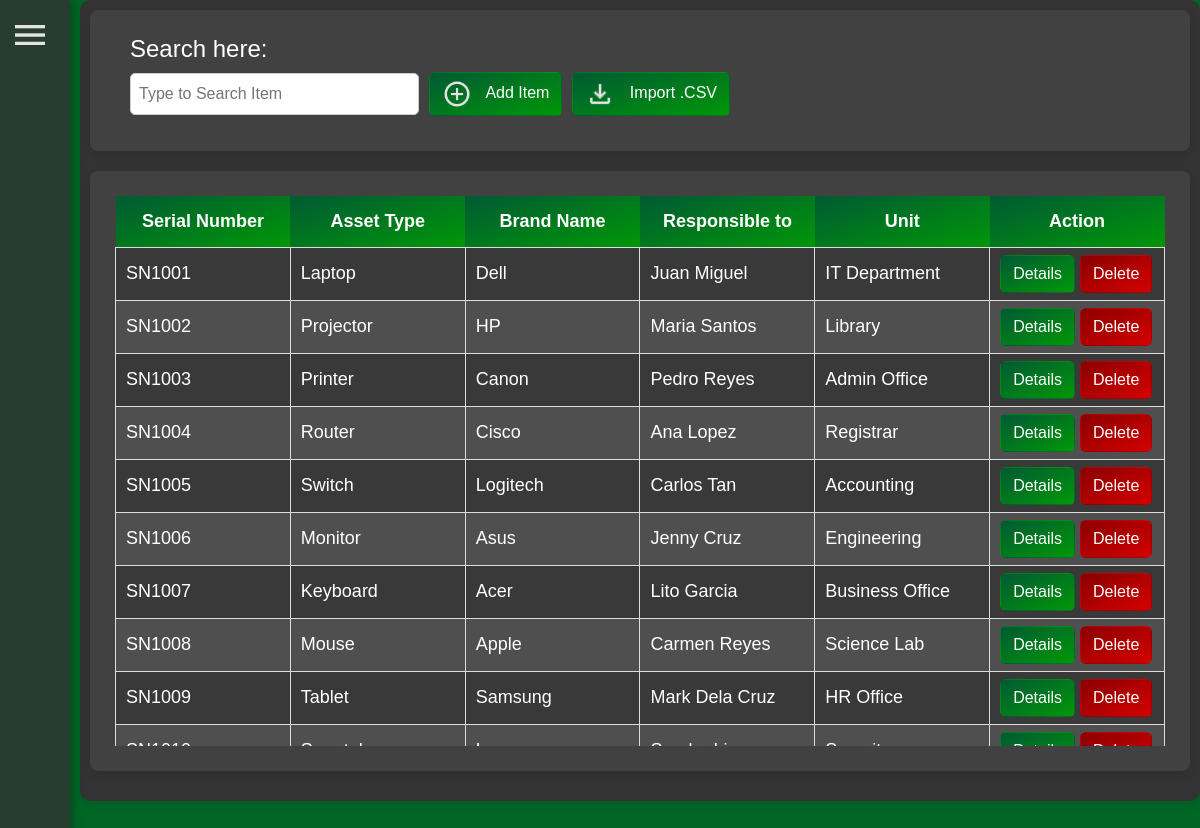
Screenshot of /admin/InventoryList.php (signed in) with the database file from the repository.
### tables this page shows
CREATE TABLE asset (
    asset_ID INT AUTO_INCREMENT PRIMARY KEY,
    brand_ID INT,
    asset_type_ID INT,
    inventory_tag VARCHAR(100),
    serial_number VARCHAR(100),
    responsible_user_ID INT,
    barcode_image_path_ID INT,
    asset_status ENUM('active', 'inactive') DEFAULT 'active',
    FOREIGN KEY (brand_ID) REFERENCES brand(brand_ID),
    FOREIGN KEY (asset_type_ID) REFERENCES asset_type(asset_type_ID),
    FOREIGN KEY (responsible_user_ID) REFERENCES user(user_ID),
    FOREIGN KEY (barcode_image_path_ID) REFERENCES barcode(barcode_image_path_ID)
);

CREATE TABLE asset_type (
    asset_type_ID INT AUTO_INCREMENT PRIMARY KEY,
    asset_type VARCHAR(100) NOT NULL
);

CREATE TABLE brand (
    brand_ID INT AUTO_INCREMENT PRIMARY KEY,
    brand_name VARCHAR(100) NOT NULL
);

CREATE TABLE user (
    user_ID INT AUTO_INCREMENT PRIMARY KEY,
    full_name VARCHAR(100) NOT NULL,
    unit_ID INT,
    FOREIGN KEY (unit_ID) REFERENCES unit(unit_ID)
);

CREATE TABLE unit (
    unit_ID INT AUTO_INCREMENT PRIMARY KEY,
    unit_name VARCHAR(100) NOT NULL
);

### class/fetch_data.php (called while the page is built, shortened)
<?php
class Inventory {
    private $pdo;
    public function __construct($pdo) {
        $this->pdo = $pdo;
    }
    public function fetchAllAssets() {
        $sql = "
            SELECT
                asset.asset_ID,
                asset.inventory_tag,
                asset.serial_number,
                asset_type.asset_type,
                brand.brand_name,
                user.full_name AS responsible_user,
                unit.unit_name AS user_unit
            FROM
                asset
            JOIN
                asset_type ON asset.asset_type_ID = asset_type.asset_type_ID
            JOIN
                brand ON asset.brand_ID = brand.brand_ID
            JOIN
                user ON asset.responsible_user_ID = user.user_ID
            JOIN
                unit ON user.unit_ID = unit.unit_ID
        ";
        $stmt = $this->pdo->query($sql);
        return $stmt->fetchAll();
    }
}
?>

### admin/views/inventory/itemList.php (the view, shortened to what this page needs)
<?php
require_once $_SERVER['DOCUMENT_ROOT'] . '\ims\class\fetch_data.php';
function itemList(){
    global $pdo;
    $inventory = new Inventory($pdo);
    $assets = $inventory->fetchAllAssets();
?>
                    <div class="invt-table-data">
                        <table class="invt-table-box" id="inventoryTable">
                            <thead>
                                <tr>
                                    <th>Serial Number</th>
                                    <th>Asset Type</th>
                                    <th>Brand Name</th>
                                    <th>Responsible to</th>
                                    <th>Unit</th>
                                    <th>Action</th>
                                </tr>
                            </thead>
                            <tbody>
                                    <?php
                                    if ($assets && count($assets) > 0) {
                                        foreach ($assets as $row) {
                                            echo "<tr>";
                                            echo "<td>" . htmlspecialchars($row['serial_number']) . "</td>";
                                            echo "<td>" . htmlspecialchars($row['asset_type']) . "</td>";
                                            echo "<td>" . htmlspecialchars($row['brand_name']) . "</td>";
                                            echo "<td>" . htmlspecialchars($row['responsible_user']) . "</td>";
                                            echo "<td>" . htmlspecialchars($row['user_unit']) . "</td>";
                                            echo "<td>
                                                    <button id='edit-" . htmlspecialchars($row['serial_number']) . "' class='btn btn-edit'>Details</button>
                                                    <button class='btn btn-delete'>Delete</button>
                                                  </td>";
                                            echo "</tr>";
                                        }
                                    } else {
                                        echo "<tr><td colspan='6'>No asset data found.</td></tr>";
                                    }
                                     ?>
                            </tbody>
                        </table>
                    </div>
                    </div>
<?php } ?>

### css/style.css (style rules this page uses)
* { margin: 0px; padding: 0px; box-sizing: border-box; font-family: sans-serif ; }
body { background-color: #006727; margin-left: 80px; }
.invt-table-data { scroll-snap-type: y mandatory; border-collapse: collapse; max-height: 550px; overflow-y: auto; position: relative; overflow-x: auto; width: 100%; white-space: nowrap; }
.invt-table-box { min-width: 100%; width: auto; border-collapse: collapse; border-radius: 8px; table-layout: fixed; }
.invt-table-box th, .invt-table-box td { min-width: 150px; white-space: nowrap; overflow: hidden; text-overflow: ellipsis; }
.invt-table-box th { text-align: center; background: linear-gradient(to bottom right, #005a34, #009708); color: white; width: auto; position: sticky; top: 0; padding: 12px 15px; }
.invt-table-box td { padding: 7px 10px; border: 1px solid #ddd; text-align: left; white-space: normal; }
.invt-table-box tr { scroll-snap-align: start; }
.invt-header-box th, .invt-table-box td { width: calc(100% / 6); }
.invt-table-box tbody tr:nth-child(even) { background: #4f4f4f; color: #ffffff; }
.invt-table-box tbody tr:nth-child(odd) { background: #393939; color: #ffffff; }
.btn { background: linear-gradient(to bottom right, #005a34, #009708); color: white; }
.btn-delete { background: linear-gradient(to bottom right, #8b0000, #d40000); color: white; }
.btn-edit { background: linear-gradient(to bottom right, #005a34, #009708); color: white; }

### rows the page displays
asset: serial_number "SN1001", asset_type_ID.asset_type "Laptop", brand_ID.brand_name "Dell", responsible_user_ID.full_name "Juan Miguel", unit.unit_name "IT Department"
asset: serial_number "SN1002", asset_type_ID.asset_type "Projector", brand_ID.brand_name "HP", responsible_user_ID.full_name "Maria Santos", unit.unit_name "Library"
asset: serial_number "SN1003", asset_type_ID.asset_type "Printer", brand_ID.brand_name "Canon", responsible_user_ID.full_name "Pedro Reyes", unit.unit_name "Admin Office"
asset: serial_number "SN1004", asset_type_ID.asset_type "Router", brand_ID.brand_name "Cisco", responsible_user_ID.full_name "Ana Lopez", unit.unit_name "Registrar"
asset: serial_number "SN1005", asset_type_ID.asset_type "Switch", brand_ID.brand_name "Logitech", responsible_user_ID.full_name "Carlos Tan", unit.unit_name "Accounting"
asset: serial_number "SN1006", asset_type_ID.asset_type "Monitor", brand_ID.brand_name "Asus", responsible_user_ID.full_name "Jenny Cruz", unit.unit_name "Engineering"
asset: serial_number "SN1007", asset_type_ID.asset_type "Keyboard", brand_ID.brand_name "Acer", responsible_user_ID.full_name "Lito Garcia", unit.unit_name "Business Office"
asset: serial_number "SN1008", asset_type_ID.asset_type "Mouse", brand_ID.brand_name "Apple", responsible_user_ID.full_name "Carmen Reyes", unit.unit_name "Science Lab"
asset: serial_number "SN1009", asset_type_ID.asset_type "Tablet", brand_ID.brand_name "Samsung", responsible_user_ID.full_name "Mark Dela Cruz", unit.unit_name "HR Office"
